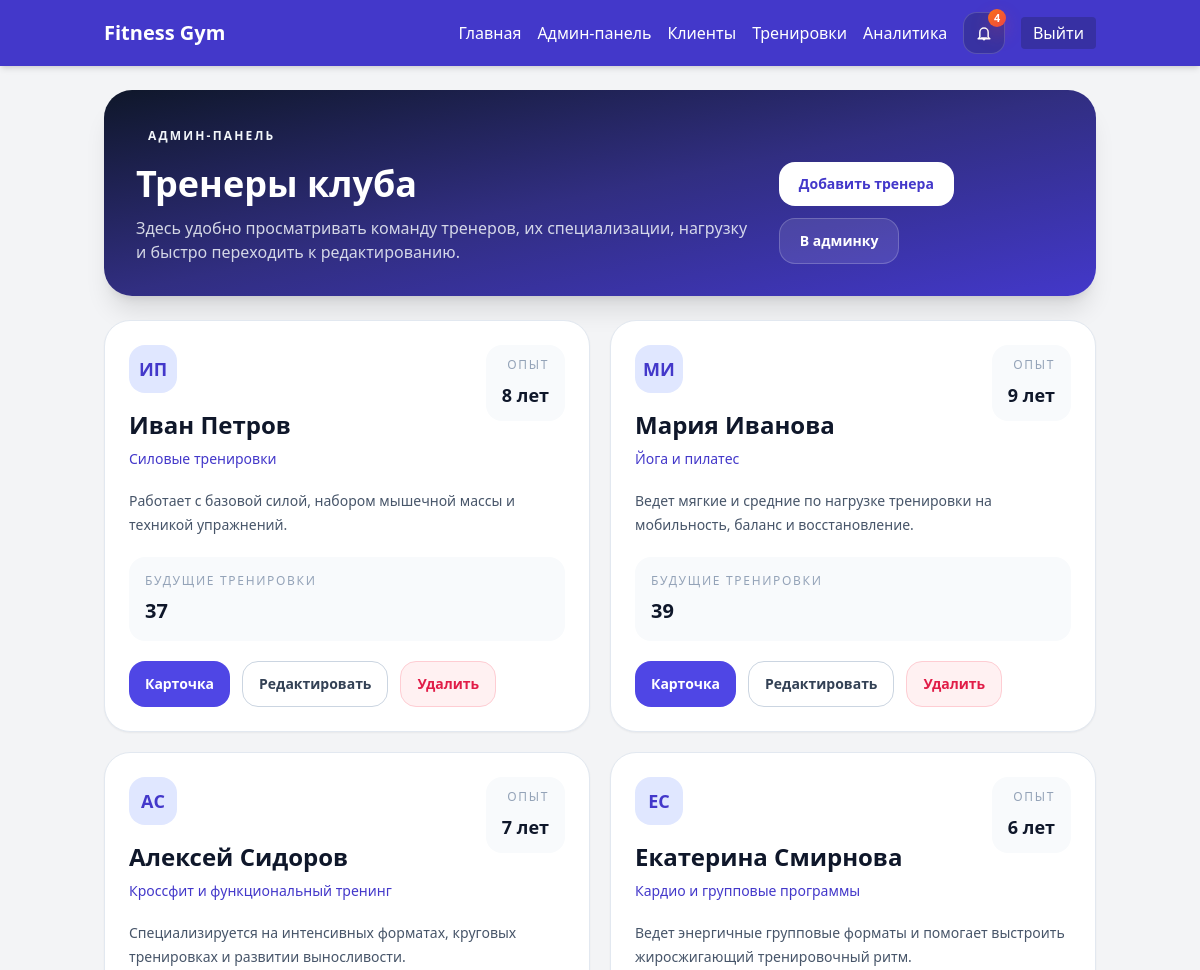
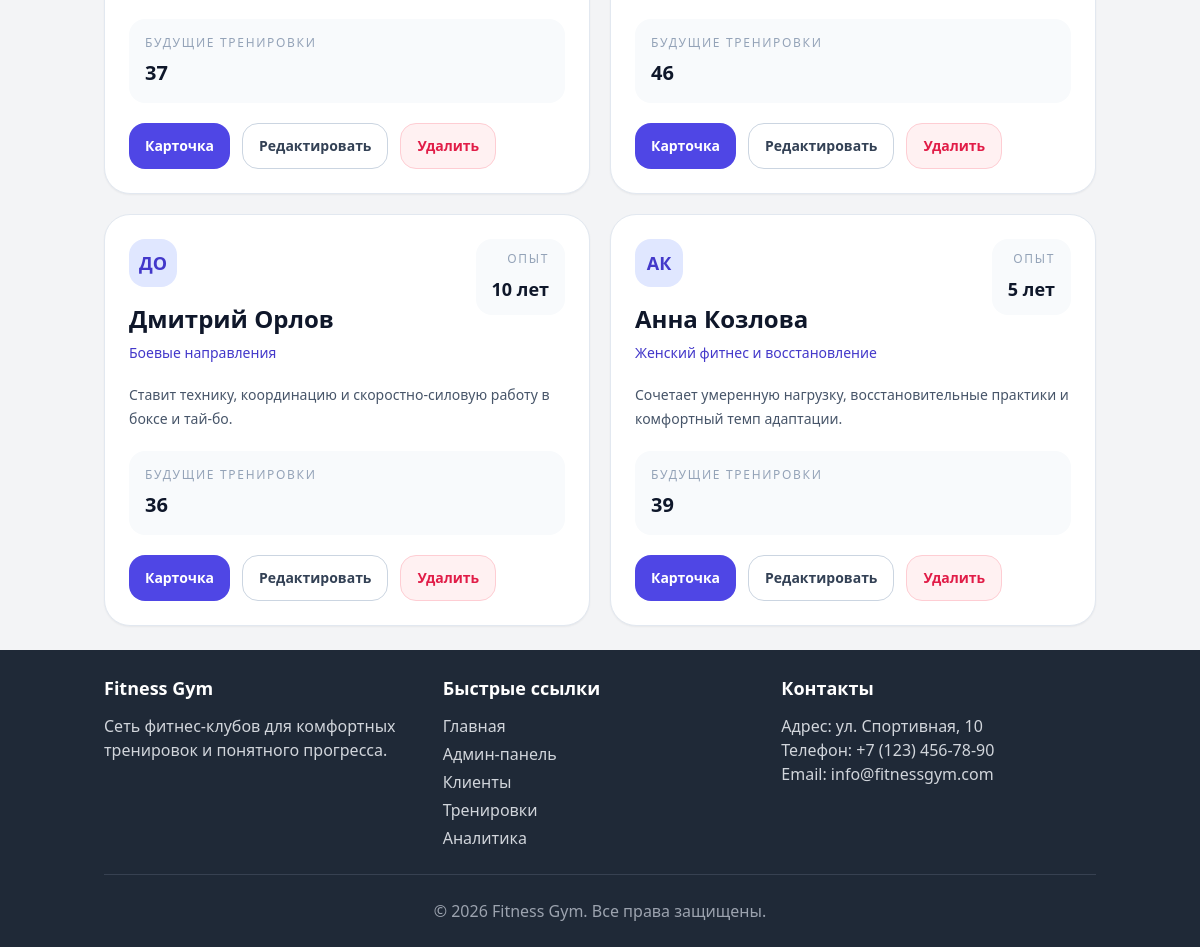
Page /admin/trainers (signed in) on the committed database (2 pictures, top to bottom).
### models/models.py (models this page shows, shortened)
class Trainer(db.Model):
    __tablename__ = 'trainers'
    id = db.Column(db.Integer, primary_key=True)
    first_name = db.Column(db.String(50), nullable=False)
    last_name = db.Column(db.String(50), nullable=False)
    experience_years = db.Column(db.Integer, default=0)
    specialization = db.Column(db.String(100), nullable=False)
    profile = db.Column(db.Text)
    workouts = db.relationship('Workout', backref='trainer', lazy=True, cascade="all, delete-orphan")

### controllers/admin.py (the view)
@admin_bp.route('/trainers')
@login_required
@admin_required
def trainers():
    ensure_trainers_and_balance_workouts()
    trainers_list = Trainer.query.all()
    return render_template('admin/trainers/index.html',
                         title='Управление тренерами',
                         trainers=trainers_list)

### controllers/admin.py (called while the page is built)
def admin_required(f):
    @wraps(f)
    def decorated_function(*args, **kwargs):
        if not current_user.is_authenticated or not current_user.is_admin:
            abort(403)  # Forbidden
        return f(*args, **kwargs)
    return decorated_function

### models/models.py (called while the page is built)
    @property
    def is_expired(self):
        return datetime.utcnow() > self.expiration_date

    @property
    def days_remaining(self):
        if self.is_expired:
            return 0
        delta = self.expiration_date - datetime.utcnow()
        return max(0, delta.days)

### services/trainer_balance_service.py (called while the page is built, shortened)
def ensure_trainers_and_balance_workouts():
    changed = ensure_trainers()
    recurring = ensure_recurring_workout_schedule()
    scheduled = ensure_upcoming_workouts_for_all_trainers()
    covered_types = ensure_upcoming_workouts_for_all_types()
    balanced = rebalance_workouts()
    if changed or recurring or scheduled or covered_types or balanced:
        db.session.commit()

def ensure_upcoming_workouts_for_all_trainers():
    trainers = Trainer.query.order_by(Trainer.id).all()
    workout_types = WorkoutType.query.order_by(WorkoutType.id).all()
    if not trainers or not workout_types:
        return False
    upcoming_workouts = (
        Workout.query.filter(Workout.start_time >= datetime.now())
        .order_by(Workout.start_time, Workout.id)
        .all()
    )
    changed = False
    for trainer in trainers:
        has_upcoming = any(workout.trainer_id == trainer.id for workout in upcoming_workouts)
        if has_upcoming:
            continue
    if changed:
        db.session.flush()
    return changed

def ensure_upcoming_workouts_for_all_types():
    trainers = Trainer.query.order_by(Trainer.id).all()
    workout_types = WorkoutType.query.order_by(WorkoutType.id).all()
    if not trainers or not workout_types:
        return False
    upcoming_workouts = (
        Workout.query.filter(Workout.start_time >= datetime.now())
        .order_by(Workout.start_time, Workout.id)
        .all()
    )
    changed = False
    for workout_type in workout_types:
        has_upcoming = any(workout.workout_type_id == workout_type.id for workout in upcoming_workouts)
        if has_upcoming:
            continue
    if changed:
        db.session.flush()
    return changed

def _has_overlap(schedule, start_time, end_time):
    for scheduled_start, scheduled_end in schedule:
        if scheduled_end > start_time and scheduled_start < end_time:
            return True
    return False

### templates/admin/trainers/index.html (shortened to what this page needs)
{% extends 'base.html' %}
{% block content %}
    <div class="space-y-6">
        <section class="rounded-[28px] bg-gradient-to-br from-slate-900 via-indigo-900 to-indigo-700 px-6 py-8 text-white shadow-xl md:px-8">
            <div class="flex flex-col gap-5 lg:flex-row lg:items-end lg:justify-between">
                <div>
                    <span class="inline-flex rounded-full bg-white/12 px-3 py-1 text-xs font-semibold uppercase tracking-[0.18em] text-slate-100">
                        Админ-панель
                    </span>
                    <h1 class="mt-4 text-3xl font-semibold md:text-4xl">Тренеры клуба</h1>
                    <p class="mt-3 max-w-2xl text-sm leading-6 text-slate-100/85 md:text-base">
                        Здесь удобно просматривать команду тренеров, их специализации, нагрузку и быстро переходить к редактированию.
                    </p>
                </div>
                <div class="flex flex-wrap gap-3">
                    <a href="{{ url_for('admin.new_trainer') }}" class="inline-flex items-center justify-center rounded-2xl bg-white px-5 py-3 text-sm font-semibold text-indigo-700 transition hover:bg-indigo-50">
                        Добавить тренера
                    </a>
                    <a href="{{ url_for('admin.dashboard') }}" class="inline-flex items-center justify-center rounded-2xl border border-white/20 bg-white/10 px-5 py-3 text-sm font-semibold text-white transition hover:bg-white/15">
                        В админку
                    </a>
                </div>
            </div>
        </section>
        <section class="grid gap-5 lg:grid-cols-2 xl:grid-cols-3">
            {% for trainer in trainers %}
            {% set upcoming_count = trainer.workouts | selectattr('start_time', 'ge', now()) | list | length %}
            <article class="rounded-[26px] border border-slate-200 bg-white p-6 shadow-sm transition hover:-translate-y-1 hover:shadow-xl">
                <div class="flex items-start justify-between gap-4">
                    <div>
                        <div class="inline-flex h-12 w-12 items-center justify-center rounded-2xl bg-indigo-100 text-lg font-semibold text-indigo-700">
                            {{ trainer.first_name[0] }}{{ trainer.last_name[0] }}
                        </div>
                        <h2 class="mt-4 text-2xl font-semibold text-slate-900">{{ trainer.first_name }} {{ trainer.last_name }}</h2>
                        <p class="mt-2 text-sm font-medium text-indigo-700">{{ trainer.specialization }}</p>
                    </div>
                    <div class="rounded-2xl bg-slate-50 px-4 py-3 text-right">
                        <div class="text-xs uppercase tracking-[0.14em] text-slate-400">Опыт</div>
                        <div class="mt-2 text-lg font-semibold text-slate-900">{{ trainer.experience_years }} лет</div>
                    </div>
                </div>
                <p class="mt-5 text-sm leading-6 text-slate-600">
                    {{ trainer.profile or 'Карточка тренера пока без описания. Его можно добавить в админке.' }}
                </p>
                <div class="mt-5 rounded-2xl bg-slate-50 px-4 py-4">
                    <div class="text-xs uppercase tracking-[0.14em] text-slate-400">Будущие тренировки</div>
                    <div class="mt-2 text-xl font-semibold text-slate-900">{{ upcoming_count }}</div>
                </div>
                <div class="mt-5 flex flex-wrap gap-3">
                    <a href="{{ url_for('admin.trainer_detail', trainer_id=trainer.id) }}" class="inline-flex items-center justify-center rounded-2xl bg-indigo-600 px-4 py-3 text-sm font-semibold text-white transition hover:bg-indigo-700">
                        Карточка
                    </a>
                    <a href="{{ url_for('admin.edit_trainer', trainer_id=trainer.id) }}" class="inline-flex items-center justify-center rounded-2xl border border-slate-300 bg-white px-4 py-3 text-sm font-semibold text-slate-700 transition hover:bg-slate-50">
                        Редактировать
                    </a>
                    <form action="{{ url_for('admin.delete_trainer', trainer_id=trainer.id) }}" method="post" onsubmit="return confirm('Вы уверены, что хотите удалить этого тренера?');">
                        <button type="submit" class="inline-flex items-center justify-center rounded-2xl border border-rose-200 bg-rose-50 px-4 py-3 text-sm font-semibold text-rose-600 transition hover:bg-rose-100">
                            Удалить
                        </button>
                    </form>
                </div>
            </article>
            {% endfor %}
        </section>
    </div>
{% endblock %}

### static/css/main.css (style rules this page uses)
:root { color-scheme: light; --app-safe-bottom: env(safe-area-inset-bottom, 0px); --app-safe-top: env(safe-area-inset-top, 0px); }
html { -webkit-text-size-adjust: 100%; scroll-behavior: smooth; }
.app-shell { -webkit-tap-highlight-color: transparent; }

### rows in the picture
Trainer: first_name "И", last_name "П", first_name "Иван", last_name "Петров", specialization "Силовые тренировки", experience_years "8", profile "Работает с базовой силой, набором мышечной массы и техникой упражнений.", upcoming_count "37"
Trainer: first_name "М", last_name "И", first_name "Мария", last_name "Иванова", specialization "Йога и пилатес", experience_years "9", profile "Ведет мягкие и средние по нагрузке тренировки на мобильность, баланс и восстановление.", upcoming_count "39"
Trainer: first_name "А", last_name "С", first_name "Алексей", last_name "Сидоров", specialization "Кроссфит и функциональный тренинг", experience_years "7", profile "Специализируется на интенсивных форматах, круговых тренировках и развитии выносливости.", upcoming_count "37"
Trainer: first_name "Е", last_name "С", first_name "Екатерина", last_name "Смирнова", specialization "Кардио и групповые программы", experience_years "6", profile "Ведет энергичные групповые форматы и помогает выстроить жиросжигающий тренировочный ритм.", upcoming_count "46"
Trainer: first_name "Д", last_name "О", first_name "Дмитрий", last_name "Орлов", specialization "Боевые направления", experience_years "10", profile "Ставит технику, координацию и скоростно-силовую работу в боксе и тай-бо.", upcoming_count "36"
Trainer: first_name "А", last_name "К", first_name "Анна", last_name "Козлова", specialization "Женский фитнес и восстановление", experience_years "5", profile "Сочетает умеренную нагрузку, восстановительные практики и комфортный темп адаптации.", upcoming_count "39"

### other values in the picture
{{ header_unread_notifications }} "4"
